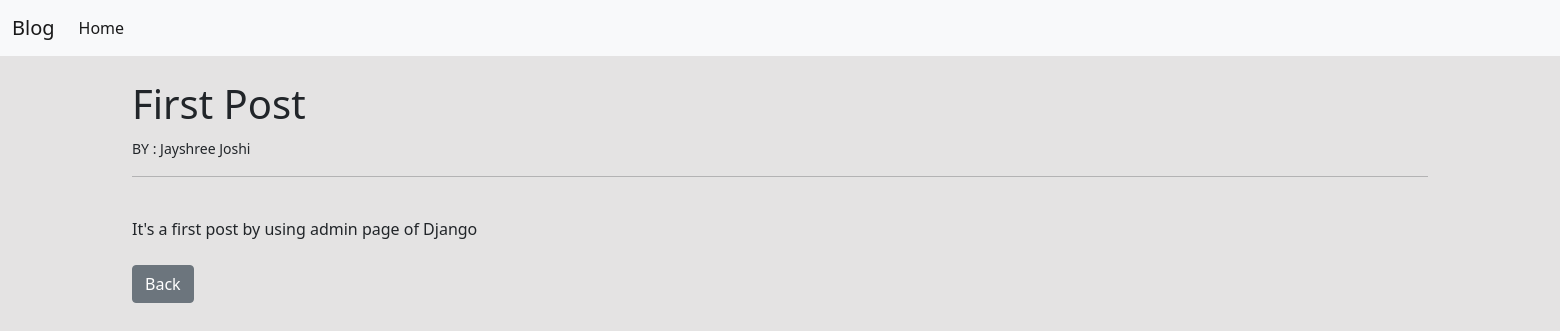
The app's page /article/1 with its own data.
### blogapp/models.py (models this page shows, shortened)
class Post(models.Model):
    title = models.CharField(max_length=255)
    author = models.ForeignKey(User, on_delete=models.CASCADE)
    text = models.TextField()

### blogapp/views.py (the view)
# urls.py: path('article/<int:pk>', ArticleDetailView.as_view(), name='article-detail'),
class ArticleDetailView(DetailView):
    model = Post
    template_name = 'article_details.html'

### blogapp/templates/article_details.html (shortened to what this page needs)
{% extends 'base.html' %}
{% block content %}
<h1>{{ post.title }}</h1>
<small> BY : {{ post.author.first_name}}   {{ post.author.last_name}}
</small>
<br />
<hr>
<br />
{{ post.text }}
<br/>
<br/>
<a href="{% url 'home' %}" class="btn btn-secondary"> Back </a>
{% endblock %}

### blogapp/templates/base.html (style rules this page uses)
body { background-color: rgb(228, 227, 227) !important; }

### records on screen
Post: title "First Post", author.first_name "Jayshree", author.last_name "Joshi", text "It's a first post by using admin page of Django"
